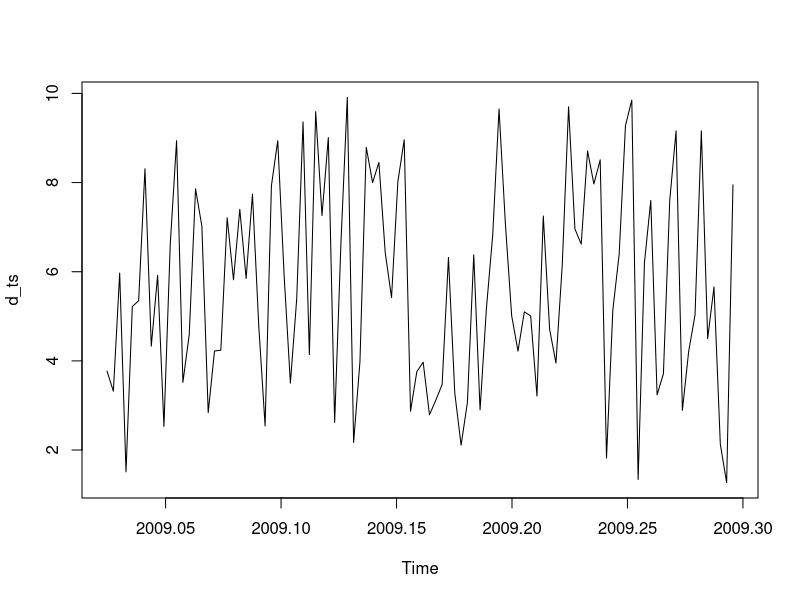
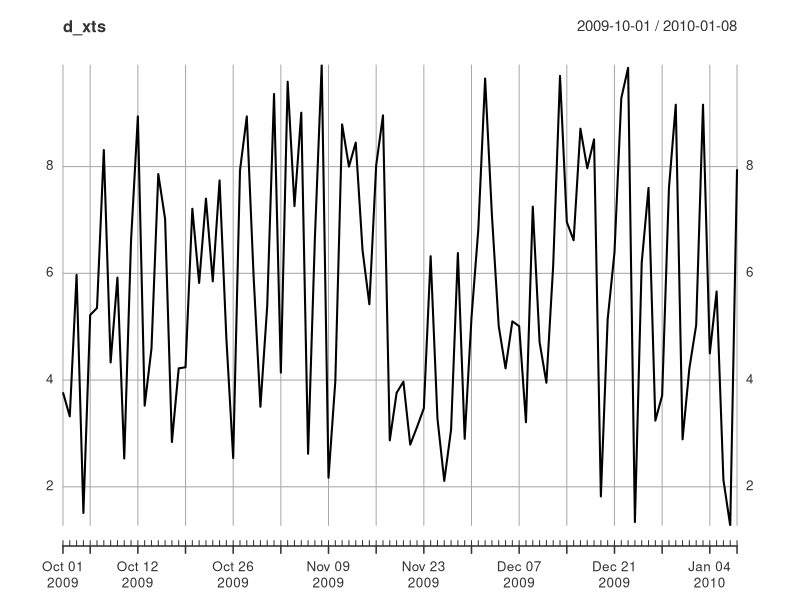
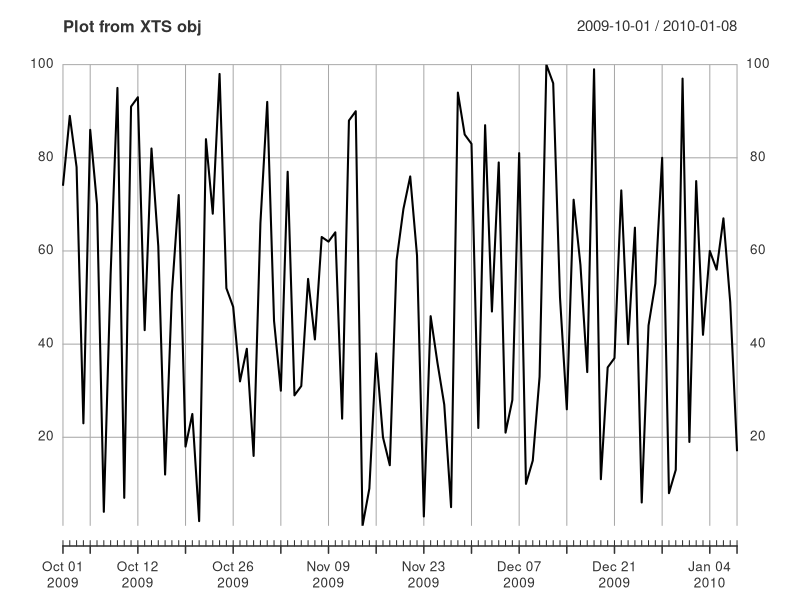
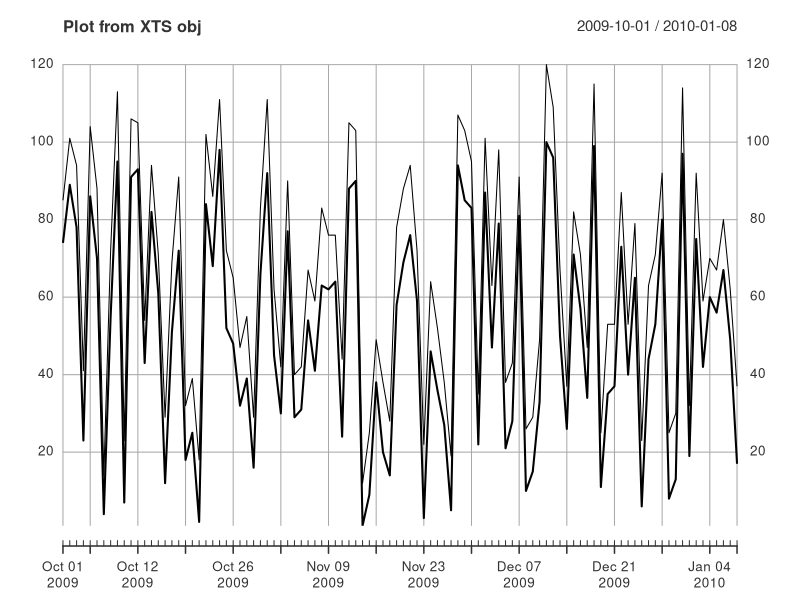
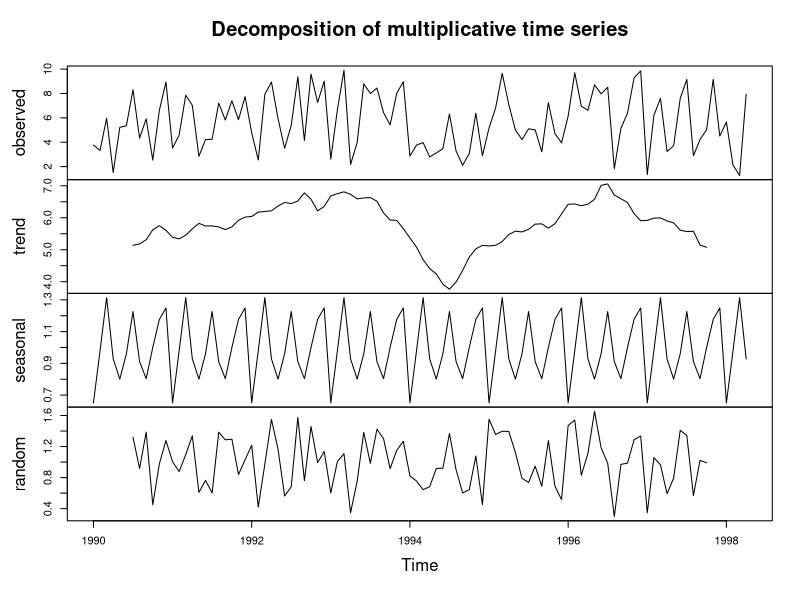

Write the R code that produced these figures, in order.
# Course Title: Mastering R Programming
# Author: Selva Prabhakaran
# URL: https://www.packtpub.com/big-data-and-business-intelligence/mastering-r-programming-video
# Contact: selva86@gmail.com
# Website: www.r-statistics.co


set.seed(100)
vec<- round(runif(100, 1,10), 2)

q_ts<- ts(vec, frequency = 4, start = c(1959, 2)) # frequency 4 => Quarterly Data

m_ts<- ts(vec, frequency = 12, start = 1990) # freq 12 => Monthly data. 
# The start and end params are optional.

y_ts<- ts(vec, start=c(2009), frequency=1) # Yearly Data


# Daily
d_ts <- ts(vec, start=c(2009, 10), frequency=365.25) # Yearly Data
d_ts
plot(d_ts)

# xts daily
library(xts)
d_xts <- xts(vec, as.Date("2009-10-01")+0:99)
plot(d_xts)

set.seed(100)
vec1 <- sample(1:100) 
vec2 <- round(vec1 + runif(100, 10, 20))

library(lubridate)
dates <- seq.Date(ymd("2009-10-01"), length.out = 100, by="day")
# dates2 <- seq.Date(as.Date("2009-10-01"), length.out = 100, by="day")
# dates3 <- seq.Date(anytime::anydate("2009-10-01"), length.out = 100, by="day")

# create df
df<- data.frame(vec1, vec2)
rownames(df) <- as.character(dates)
df
df_xts<- as.xts(df)
plot(df_xts$vec1, main="Plot from XTS obj")
lines(df_xts$vec2)

# Filtering dates
df_xts["2009"]  # get all data for 2009
df_xts["2009-10/"]  # get all data from 2009-10 to end
df_xts["/2009-10"]  # get all data till start to 2009-10

# for stocks prices
to.monthly(df_xts)
to.weekly(df_xts)
to.quarterly(df_xts)
to.yearly(df_xts)


# Decompose
decomposedRes<- decompose(m_ts, type="mult") # use type = "additive" for additive components
plot(decomposedRes)

stlRes<- stl(m_ts, s.window = "periodic", robust = T)
stlRes
stlRes$time.series






# Answer 2
jj <- as.xts(JohnsonJohnson)
to.yearly(jj)



























